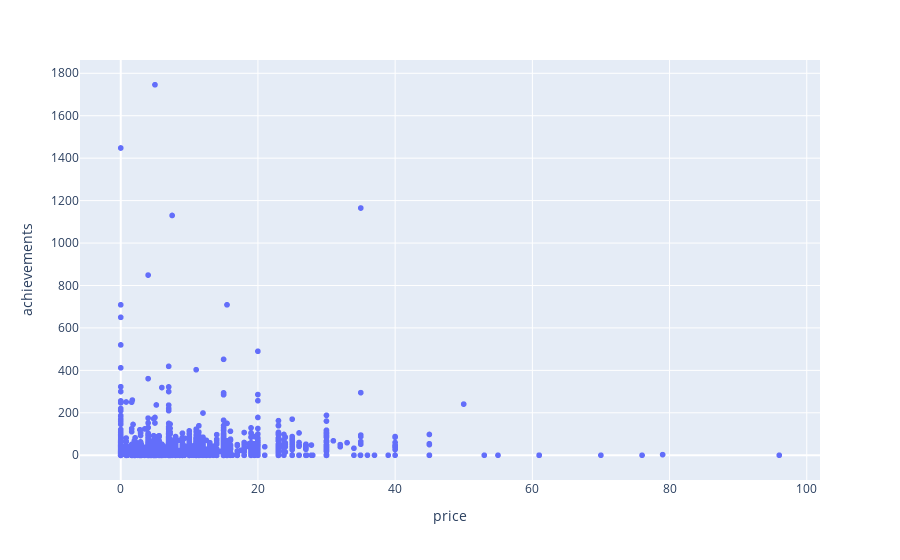

The notebook cell saved with this chart:
### Code cell
# lets start checking out some more visualizations that i can possibly use
import plotly.express as px
import plotly as plt
plt.offline.init_notebook_mode(connected=True)

fig = px.scatter(df, x='price', y='achievements',
          hover_name=df['name'], size_max=50);
fig.show()
#no correlation basically, other than no expensive games have more than 250 achievements

### Figure 1 — Plotly figure (JSON) as saved in the notebook; plotly's stock layout.template omitted (floating-point values rounded to 4 significant figures; data arrays with more than 128 entries replaced by an {"elided": "..."} marker saying what was removed)
{"data": [{"hoverlabel": {"namelength": 0}, "hovertemplate": "<b>%{hovertext}</b><br><br>price=%{x}<br>achievements=%{y}", "hovertext": {"elided": "4519 str values"}, "legendgroup": "", "marker": {"color": "#636efa", "symbol": "circle"}, "mode": "markers", "name": "", "showlegend": false, "type": "scattergl", "x": {"elided": "4519 float values"}, "xaxis": "x", "y": {"elided": "4519 int values"}, "yaxis": "y"}], "layout": {"autosize": true, "legend": {"tracegroupgap": 0}, "margin": {"t": 60}, "xaxis": {"anchor": "y", "autorange": true, "domain": [0, 1], "range": [-5.858, 101.8], "title": {"text": "price"}, "type": "linear"}, "yaxis": {"anchor": "x", "autorange": true, "domain": [0, 1], "range": [-123.8, 1870.0], "title": {"text": "achievements"}, "type": "linear"}}}
